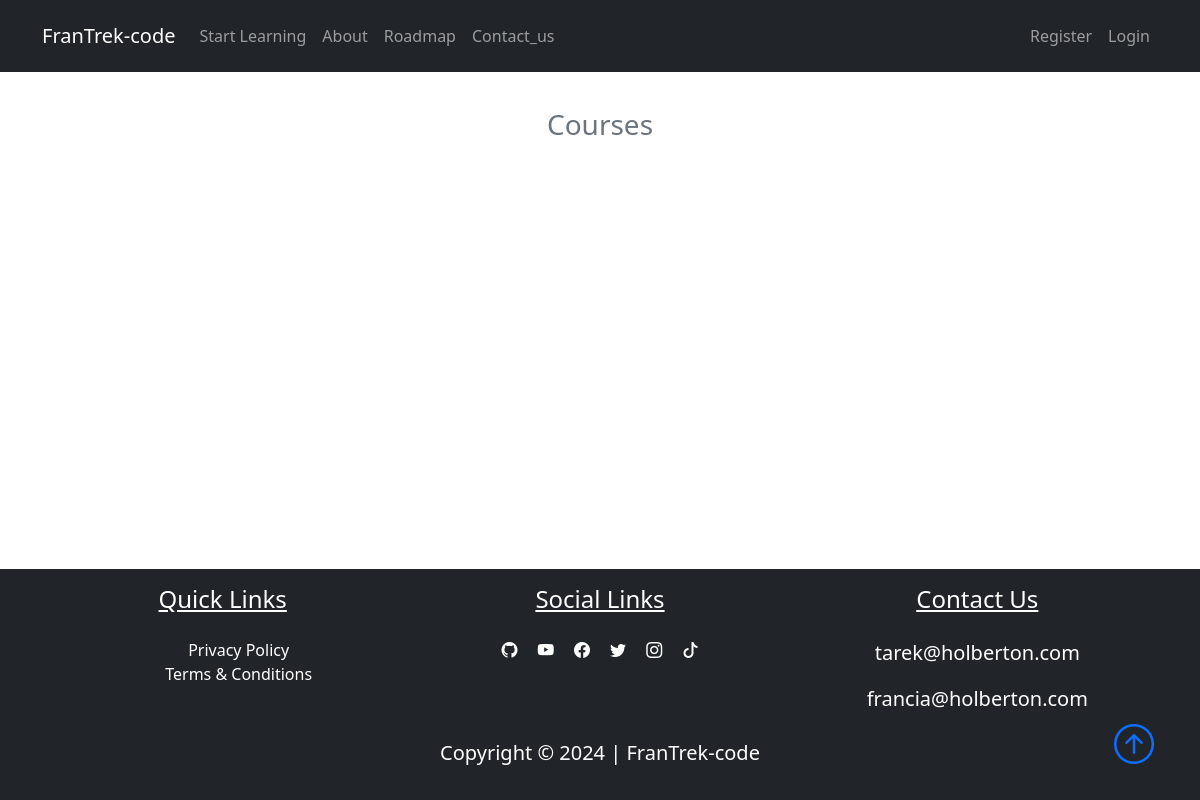
The app's page /courses, older data.
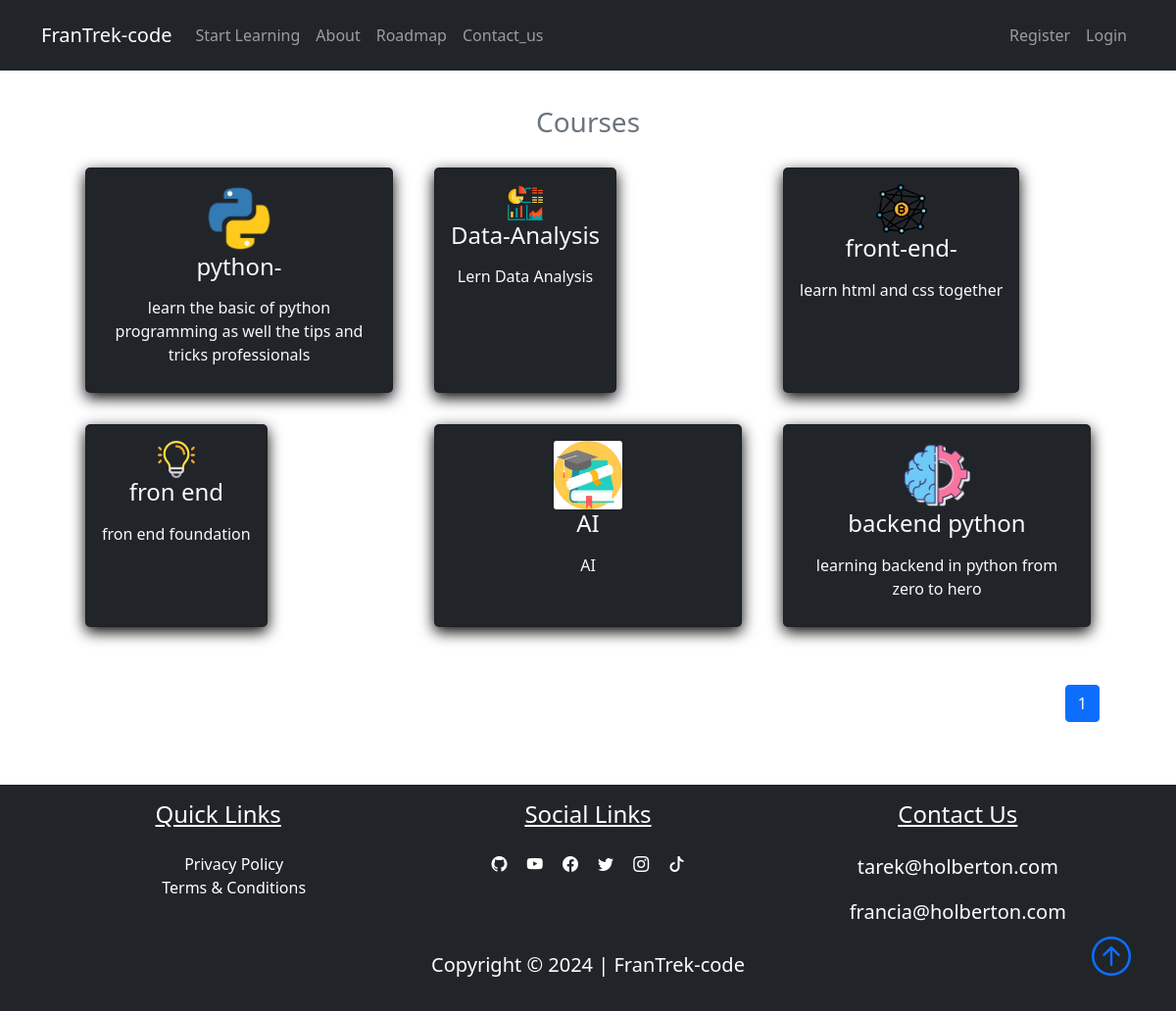
The same page, newer data.
### FranTrek/models.py (models this page shows, shortened)
class Course(db.Model):
    id = db.Column(db.Integer, primary_key=True)
    title = db.Column(db.String(50), unique=True, nullable=False)
    description = db.Column(db.String(150), nullable=False)
    icon = db.Column(db.String(20), nullable=False, default="default_icon.jpg")
    lessons = db.relationship("Lesson", backref="course_name", lazy=True)

### FranTrek/courses/routes.py (the view)
@courses_bp.route("/courses")
def courses():
    page = request.args.get("page", 1, type=int)
    courses = Course.query.paginate(page=page, per_page=6)
    return render_template("courses.html", title="Courses", courses=courses)

### FranTrek/templates/courses.html
{% extends "layout.html"%}
{% block content %}
<section class="bg-ligh">
    <div class="container p-5">
        <h3 class="text-center text-secondary" id='learn'>Courses</h3>
        <div class="row">
            {% for course in courses.items %}
            <div class="col-sm-12 col-md-6 col-lg-4 p-3 d-flex align-items-stretch">
                <a href="{{url_for('courses.course', course_title=course.title)}}" class="text-decoration-none">
                    <div class="card bg-dark text-light h-100">
                        <div class="card-body text-center">
                            <img src="{{url_for('static', filename='course_icons/'+course.icon)}}" alt=""
                                class="card-img w-25">
                            <h4 class="card-title mb-3">
                                {{course.title}}
                            </h4>
                            <p class="card-text">{{course.description}}</p>
                        </div>
                    </div>
                </a>
            </div>
            {% endfor %}
            <nav class="mt-5" aria-label="...">
                <ul class="pagination" style="display: flex; justify-content: flex-end">
                    {% for page_num in courses.iter_pages(left_edge=1, right_edge=1, left_current=1, right_current=2) %}
                    {% if page_num %}
                    {% if courses.page == page_num %}
                    <li class="page-item active">
                        <a href="{{url_for('courses.courses', page=page_num)}}" class="page-link">{{page_num}}</a>
                    </li>
                    {%else%}
                    <li class="page-item">
                        <a href="{{url_for('courses.courses', page=page_num)}}" class="page-link">{{page_num}}</a>
                    </li>
                    {%endif%}
                    {% else %}
                    ...
                    {% endif %}
                    {% endfor %}
                </ul>
            </nav>
        </div>
    </div>
</section>
{% endblock content %}

Row changes from the older to the newer data that the page shows:
added Course: icon (picture), title "python-", description "learn the basic of python programming as well the tips and tricks professionals"
added Course: icon (picture), title "Data-Analysis", description "Lern Data Analysis"
added Course: icon (picture), title "front-end-", description "learn html and css together"
added Course: icon (picture), title "fron end", description "fron end foundation"
added Course: icon (placeholder picture), title "AI", description "AI"
added Course: icon (picture), title "backend python", description "learning backend in python from zero to hero"
Text that changed along with them:
new list line: "1"
